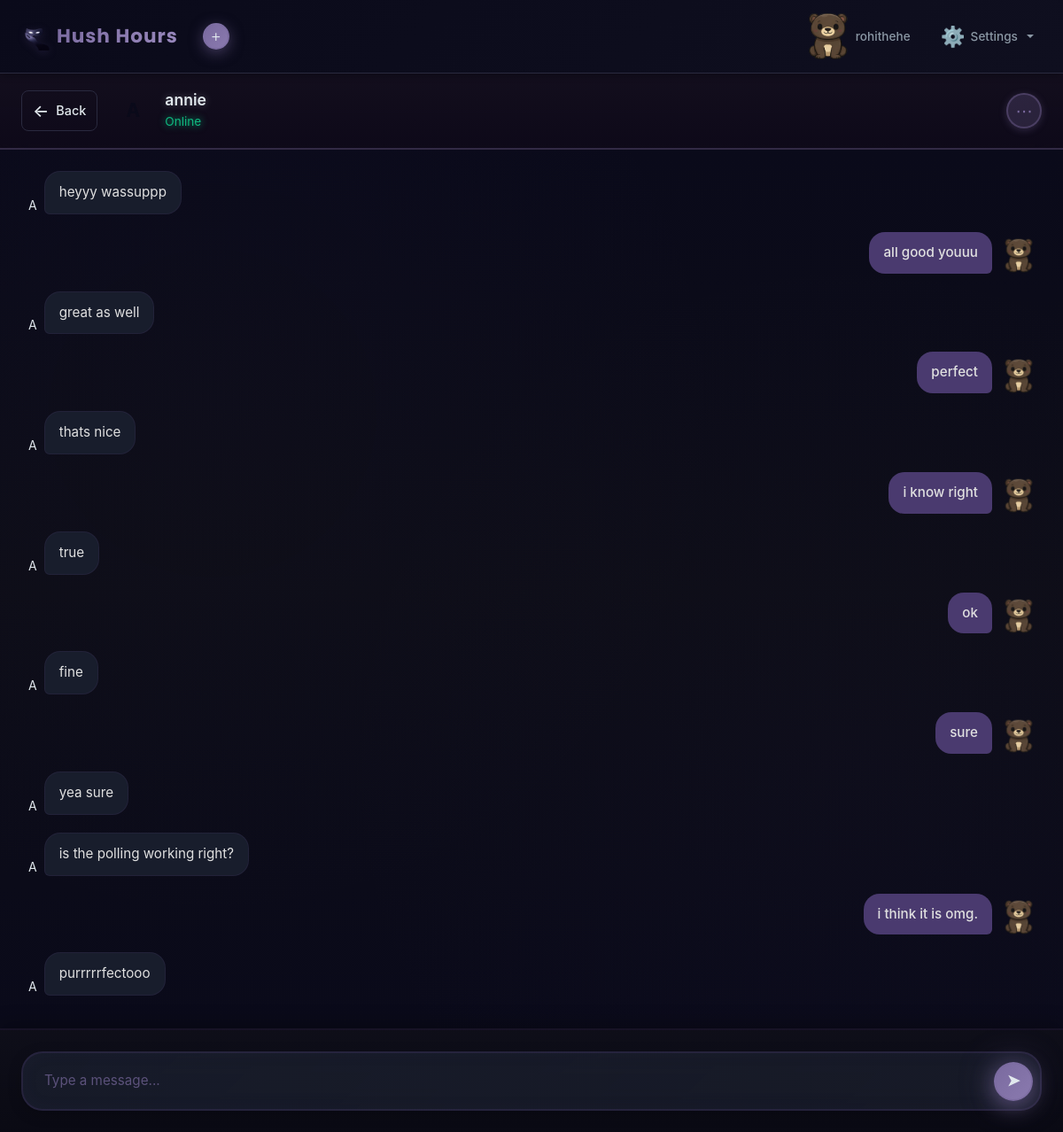
Page /chat/2/ (signed in) on the committed database.
### home/models.py (models this page shows, shortened)
class Profile(models.Model):
    user = models.OneToOneField(User, on_delete=models.CASCADE, related_name="profile")
    display_name = models.CharField(max_length=122, blank=True)
    avatar = models.CharField(max_length=122, default="default")
    age = models.PositiveIntegerField(null=True, blank=True)
    GENDER_CHOICES = [
        ("male", "Male"),
        ("female", "Female"),
    ]
    gender = models.CharField(
        max_length=20,
        choices=GENDER_CHOICES,
        null=True,
        blank=True
    )
    PREFERENCE_CHOICES = [
        ("male", "Male"),
        ("female", "Female"),
        ("both", "Both"),
    ]
    preference = models.CharField(
        max_length=20,
        choices=PREFERENCE_CHOICES,
        null=True,
        blank=True
    )
    hush_points = models.PositiveIntegerField(default=0)
    love_letter_count = models.PositiveIntegerField(default=0)
    clove_count = models.PositiveIntegerField(default=0)
    golden_heart_count = models.PositiveIntegerField(default=0)
    pearl_count = models.PositiveIntegerField(default=0)
    message_color = models.CharField(max_length=7, default="#4a3a6f", blank=True)

class PrivateChat(models.Model):
    user1 = models.ForeignKey(User, on_delete=models.CASCADE, related_name="chats_started")
    user2 = models.ForeignKey(User, on_delete=models.CASCADE, related_name="chats_received")
    created_at = models.DateTimeField(auto_now_add=True)
    class Meta:
        unique_together = ("user1", "user2")

class Message(models.Model):
    chat = models.ForeignKey(PrivateChat, on_delete=models.CASCADE, related_name="messages", null=True, blank=True)
    group = models.ForeignKey(Group, on_delete=models.CASCADE, related_name="messages", null=True, blank=True)
    sender = models.ForeignKey(User, on_delete=models.CASCADE)
    text = models.TextField()
    created_at = models.DateTimeField(auto_now_add=True)
    is_read = models.BooleanField(default=False)

### home/views.py (the view, shortened to what this page needs)
# urls.py: path("chat/<int:chat_id>/", chat_room, name="chat-room"),
@login_required
def chat_room(request, chat_id):
    chat = get_object_or_404(PrivateChat, id=chat_id)
    if request.user not in [chat.user1, chat.user2]:
        return redirect("/all-chats")
    other_user = chat.user2 if chat.user1 == request.user else chat.user1
    return render(request, "chat-room.html", {
        "chat": chat,
        "other_user": other_user
    })

### templates/chat-room.html (shortened to what this page needs)
{% extends 'base.html' %}
{% load static %}
{% block extra_css %}
<link rel="stylesheet" href="{% static 'css/chat-room.css' %}">
{% endblock extra_css %}
{% block body %}
<div class="chat-room-container">
  <div class="chat-header">
    <a href="/all-chats" class="back-button">
      <span class="back-icon">←</span>
      <span class="back-text">Back</span>
    </a>
    <div class="chat-user-info">
      {% if chat.user1 == request.user %}
        <div class="chat-avatar">
        </div>
        <div class="chat-user-details">
          <h3 class="chat-username">{{ chat.user2.username }}</h3>
          <span class="chat-status">Online</span>
        </div>
      {% endif %}
    </div>
    <div class="chat-header-actions">
      <button class="header-action-btn" title="More options">
        <span>⋯</span>
      </button>
    </div>
  </div>
  <div class="messages-container" id="messagesContainer">
    {% for message in chat.messages.all %}
      <div class="message-wrapper {% if message.sender == request.user %}message-sent{% else %}message-received{% endif %}" data-message-id="{{ message.id }}">
        {% if message.sender == request.user %}
          <div class="message-bubble">
            <p class="message-text">{{ message.text }}</p>
          </div>
          <div class="message-avatar-small">
            {% if message.sender.profile.avatar and message.sender.profile.avatar != "default" %}
              <img src="{% static 'avatars/' %}{{ message.sender.profile.avatar }}.png" alt="{{ message.sender.username }}" style="width: 40px; height: 40px; border-radius: 8px; object-fit: cover;">
            {% else %}
              <div class="avatar-circle small">{{ message.sender.username|first|upper }}</div>
            {% endif %}
          </div>
        {% else %}
          <div class="message-avatar-small">
            {% if message.sender.profile.avatar and message.sender.profile.avatar != "default" %}
              <img src="{% static 'avatars/' %}{{ message.sender.profile.avatar }}.png" alt="{{ message.sender.username }}" style="width: 40px; height: 40px; border-radius: 8px; object-fit: cover;">
            {% else %}
              <div class="avatar-circle small">{{ message.sender.username|first|upper }}</div>
            {% endif %}
          </div>
          <div class="message-bubble">
            <p class="message-text">{{ message.text }}</p>
          </div>
        {% endif %}
      </div>
    {% empty %}
      <div class="no-messages">
        <div class="no-messages-icon">💬</div>
        <p class="no-messages-text">No messages yet. Start the conversation!</p>
      </div>
    {% endfor %}
  </div>
  <div class="message-input-container">
    <form method="POST" action="{% url 'chat-room' chat.id %}" class="message-form" id="messageForm">
      <div class="input-wrapper">
        <input
          type="text"
          name="message"
          class="message-input"
          placeholder="Type a message..."
          autocomplete="off"
          required
          id="messageInput"
        >
        <button type="submit" class="send-button" id="sendButton">
          <span class="send-icon">➤</span>
        </button>
      </div>
    </form>
  </div>
</div>
{% endblock body %}

### templates/base.html (shortened to what this page needs)
<!doctype html>
<html lang="en">
  <head>
    <link href="https://cdn.jsdelivr.net/npm/bootstrap@5.3.8/dist/css/bootstrap.min.css" rel="stylesheet">
    {% load static %}
    <link rel="stylesheet" href="{% static 'css/base.css' %}">
    {% block extra_css %}{% endblock extra_css %}
  </head>
  <body>
    <nav class="navbar navbar-expand-lg navbar-dark custom-navbar">
      <div class="container-fluid">
        <div class="d-flex align-items-center">
          <a class="navbar-brand brand-logo" href="/">
            <img src="{% static 'logo2.png' %}" alt="Logo" class="brand-icon">
            <span class="brand-text">Hush Hours</span>
          </a>
          <div class="dropdown add-dropdown">
            <button class="btn add-btn dropdown-toggle" type="button" data-bs-toggle="dropdown" aria-expanded="false" id="addButton" aria-haspopup="true" aria-label="Add menu">
              <span class="add-icon">+</span>
            </button>
          </div>
        </div>
        <div class="collapse navbar-collapse" id="navbarNav">
          <ul class="navbar-nav ms-auto">
            <li class="nav-item">
              <a class="nav-link profile-link" href="/profile" id="profile-link">
                {% if user.is_authenticated and user.profile.avatar and user.profile.avatar != "default" %}
                  <img src="{% static 'avatars/' %}{{ user.profile.avatar }}.png" alt="Avatar" class="nav-avatar-icon" style="width: 56px; height: 56px; border-radius: 6px; object-fit: cover; background: transparent; border: none; box-shadow: none;">
                {% else %}
                  <span class="nav-icon">👤</span>
                {% endif %}
                <span class="nav-text">
                  {% if user.is_authenticated and user.profile.display_name %}
                    {{ user.profile.display_name }}
                  {% elif user.is_authenticated %}
                    {{ user.username }}
                  {% else %}
                    Profile
                  {% endif %}
                </span>
              </a>
            </li>
            <li class="nav-item dropdown">
              <a class="nav-link dropdown-toggle settings-dropdown" href="#" role="button" data-bs-toggle="dropdown" aria-expanded="false" id="settings-link" aria-haspopup="true">
                <span class="nav-icon">⚙️</span>
                <span class="nav-text">Settings</span>
              </a>
            </li>
          </ul>
        </div>
      </div>
    </nav>
    {% block body %}{% endblock body %}
  </body>
</html>

### static/css/base.css (style rules this page uses)
:root { --navbar-bg: #0a0a1a; --navbar-hover: #0f0f1f; --navbar-active: #4a3a6f; --navbar-text: #e1e8ed; --navbar-text-secondary: #8b98a5; --dropdown-bg: #0f0f1f; --dropdown-hover: #1a1a2e; --dropdown-border: #2a2a3f; --body-bg: #0a0a1a; --card-bg: #0d0d17; --card-glow: rgba(74, 58, 111, 0.3); }
* { margin: 0; padding: 0; box-sizing: border-box; }
body { font-family: -apple-system, BlinkMacSystemFont, 'Segoe UI', Roboto, Oxygen, Ubuntu, Cantarell, sans-serif; background-color: var(--body-bg); color: var(--navbar-text); min-height: 100vh; margin: 0; padding: 0; }
html { margin: 0; padding: 0; }
.custom-navbar { background: linear-gradient(135deg, #0a0a1a 0%, #0f0f1f 100%) !important; border-bottom: 1px solid var(--dropdown-border); padding: 6px 0; box-shadow: 0 2px 8px rgba(0, 0, 0, 0.3); position: sticky; top: 0; z-index: 1000; width: 100%; display: block !important; visibility: visible !important; }
.navbar-brand.brand-logo { font-size: 1.2rem; font-weight: 700; color: var(--navbar-text) !important; display: flex; align-items: center; gap: 8px; transition: transform 0.2s ease; text-decoration: none; }
.brand-icon { height: 32px; width: auto; filter: drop-shadow(0 2px 4px rgba(74, 58, 111, 0.3)); }
.brand-text { font-family: 'Poppins', sans-serif; font-weight: 700; font-size: 1.35rem; letter-spacing: 1px; background: linear-gradient(135deg, #7a6a9f 0%, #8a7aaf 50%, #9a8abf 100%); -webkit-background-clip: text; -webkit-text-fill-color: transparent; background-clip: text; position: relative; text-transform: none; font-style: normal; display: inline-block; transition: all 0.3s ease; }
.brand-text::after { content: ''; position: absolute; bottom: -2px; left: 0; width: 100%; height: 2px; background: linear-gradient(90deg, transparent, rgba(122, 106, 159, 0.6), transparent); opacity: 0; transition: opacity 0.3s ease; }
.add-dropdown { margin-left: 12px; position: relative; }
.add-btn { width: 30px; height: 30px; border-radius: 50%; background: linear-gradient(135deg, #7a6a9f 0%, #8a7aaf 100%) !important; border: 2px solid rgba(122, 106, 159, 0.5) !important; color: #e1e8ed !important; font-size: 1.2rem; font-weight: 300; display: flex; align-items: center; justify-content: center; padding: 0; transition: all 0.2s ease; cursor: pointer; box-shadow: 0 4px 16px rgba(122, 106, 159, 0.5); }
.add-icon { line-height: 1; display: block; transition: transform 0.2s ease; }
.navbar-nav { display: flex; align-items: center; gap: 8px; }
.nav-link { color: var(--navbar-text-secondary) !important; font-weight: 500; padding: 6px 12px !important; border-radius: 8px; transition: all 0.2s ease; display: flex; align-items: center; gap: 6px; position: relative; text-decoration: none; border: 1px solid transparent; }
.nav-icon { font-size: 1.4rem; filter: grayscale(0.3); transition: filter 0.2s ease; }
.nav-avatar-icon { flex-shrink: 0; border-radius: 6px; object-fit: cover; }
.nav-text { font-size: 0.85rem; }
.navbar-nav.ms-auto { margin-left: auto !important; display: flex; align-items: center; gap: 4px; }
.profile-link { margin-right: 4px; }
.settings-dropdown { margin-left: 0; }
.dropdown { position: relative; }
html { scroll-behavior: smooth; }
.container-fluid { padding-left: 20px; padding-right: 20px; }
.add-btn::after { display: none !important; }

### rows in the picture
PrivateChat: user2.username "annie"
Message: sender.username|first "A", text "heyyy wassuppp"
Message: text "all good youuu", sender.profile.avatar (picture)
Message: sender.username|first "A", text "great as well"
Message: text "perfect", sender.profile.avatar (picture)
Message: sender.username|first "A", text "thats nice"
Message: text "i know right", sender.profile.avatar (picture)
Message: sender.username|first "A", text "true"
Message: text "ok", sender.profile.avatar (picture)
Message: sender.username|first "A", text "fine"
Message: text "sure", sender.profile.avatar (picture)
Message: sender.username|first "A", text "yea sure"
Message: sender.username|first "A", text "is the polling working right?"
Message: text "i think it is omg.", sender.profile.avatar (picture)
Message: sender.username|first "A", text "purrrrrfectooo"

### other values in the picture
{{ user.profile.display_name }} "rohithehe"
